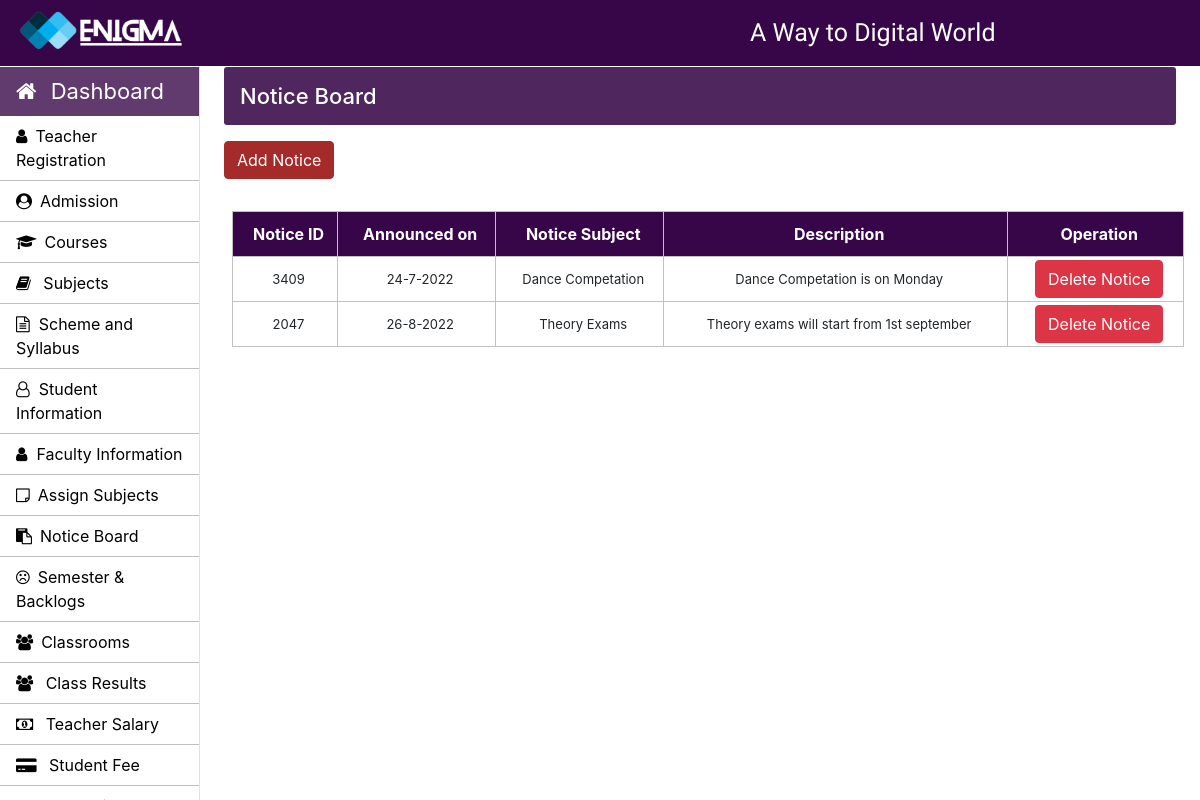
Page /Admin/notice-board.php (signed in) on the committed database.
### tables this page shows
CREATE TABLE `notice_board` (
  `notice_id` int(11) NOT NULL,
  `Date` varchar(15) NOT NULL,
  `Subject` varchar(40) NOT NULL,
  `Description` varchar(400) NOT NULL
);

### Admin/notice-board.php (the view, shortened to what this page needs)
 <?php
		require_once "../connection/connection.php";
	?>
	<?php include('../common/common-header.php') ?>
	<?php include('../common/admin-sidebar.php') ?>
		<main role="main" class="col-xl-10 col-lg-9 col-md-8 ml-sm-auto px-md-4 mb-2 w-100 page-content-index">
			<div class="flex-wrap flex-md-no-wrap pt-3 pb-2 mb-3 text-white admin-dashboard pl-3">
				<h4>Notice Board</h4>
			</div>
			<button type="button" class="btn btn-primary" data-toggle="modal" data-target=".bd-example-modal-lg">Add Notice</button>
                <div class="col-md-2 pt-3 w-100">
                    </div>
                <div class="row">
					<div class="col-md-12 ml-2">
						<section class="mt-3">
							<table class="w-100 table-elements table-three-tr" cellpadding="3">
								<tr class="table-tr-head table-three text-white text-center">
									<th>Notice ID</th>
									<th>Announced on</th>
									<th>Notice Subject</th>
									<th>Description</th>
									<th>Operation</th>
								</tr>
								<?php
								$query="SELECT * FROM `notice_board`";
								$run=mysqli_query($con,$query);
								while($row=mysqli_fetch_array($run)) {?>
									<tr class="text-center">
										<td><?php echo $row['notice_id'] ?></td>
										<td><?php echo $row['Date'] ?></td>
										<td><?php echo $row['Subject']?></td>
										<td><?php echo $row['Description'] ?></td>
										<td><?php
										echo "<a class='btn btn-danger' href=delete-function.php?notice_id=".$row['notice_id'].">Delete Notice</a>"
										?>
										</td>
									</tr>
								<?php }
								?>
                            </table>
                        </section>
                    </div>
                </div>
	</body>
</html>

### Css/style.css (style rules this page uses)
h4 { font-size: 22px; }
.admin-dashboard { margin-top: 1px !important; background: #370648de !important; border-radius: 3px; }
.table-elements tr, td, th { font-size: 13px; border: 1px solid rgb(194, 193, 193); padding-left: 10px !important; }
.table-three { background: #370648 !important; }
.table-tr-head { height: 45px !important; padding: 10px !important; margin-top: 5px !important; }
.table-font-for-transcript td, th { font-size: 16px !important; }

### rows in the picture
notice_board: notice_id "3409", Date "24-7-2022", Subject "Dance Competation", Description "Dance Competation is on Monday"
notice_board: notice_id "2047", Date "26-8-2022", Subject "Theory Exams", Description "Theory exams will start from 1st september"
